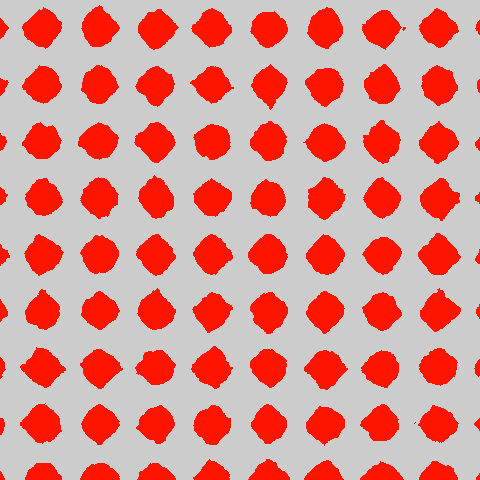
Frame 1 (no input)
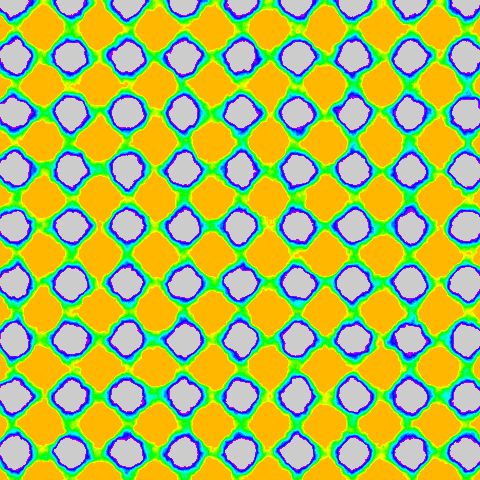
Frame 60 (the mouse pressed at the canvas centre just before this capture)
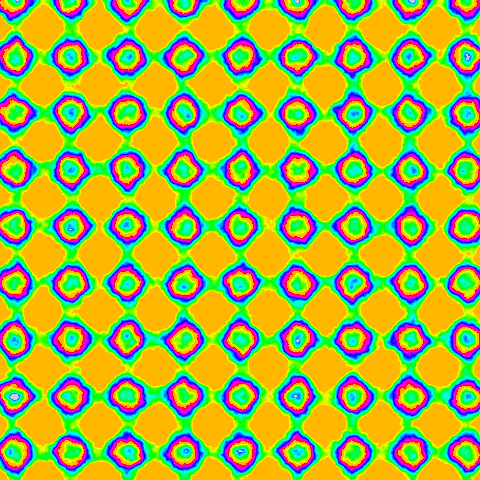
Frame 120 (the mouse held since frame 60 and released just before this capture)

The Processing sketch that drew these frames (run headless with seeded random() and noise(); from frame 60 on, the mouse is pressed at the canvas centre):

// Processing sketch: NoiseCircles
// ── NoiseCircles.pde
int x,y,m=1,c;float f,a,n=99;void setup(){size(480,480);colorMode(3,9);}void draw(){if(m<1){noiseSeed(int(f));f=-16;clear();}f+=.2;x=m=0;for(;x<480;x++)for(y=0;y<480;y++){a=noise(x/9f,y/9f)+sin(x/9f)+cos(y/9f);c=get(x,y);if(a<f/9&hue(c)<1){set(x,y,color((f*.6)%9,9,9));m++;}}}
